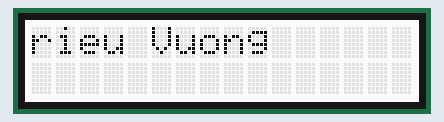
Simulated run of this sketch. Board: Arduino Uno, built with avr-gcc and run on an emulated ATmega328P. Parts: 16×2 character LCD.

Above: at 0.1 s.
At 8.3 s:
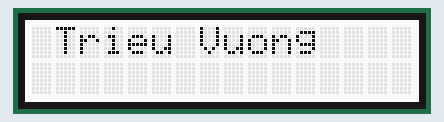
At 11.4 s:
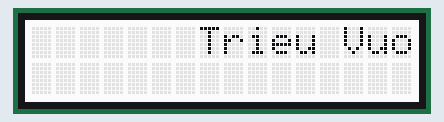
At 15.0 s:
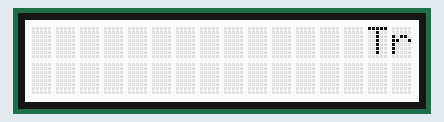
At 25.2 s:
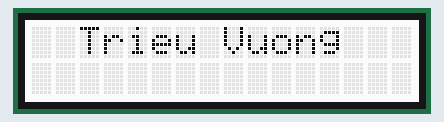
At 31.9 s:
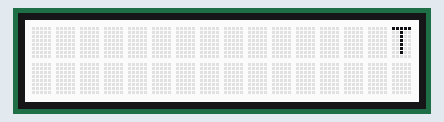

Measured:
- what the display in image 1 shows lasts 0.5 s, from 8.3 s to 8.8 s

The sketch:

10_26_scrollWithoutFunction.ino
```cpp
#include <Wire.h>
#include "rgb_lcd.h"

rgb_lcd lcd;
byte empty[] = {
  B00000,
  B00000,
  B00000,
  B00000,
  B00000,
  B00000,
  B00000,
  B00000
};
void setup() {
  // put your setup code here, to run once:
  lcd.begin(16, 2);
  lcd.createChar(1, empty);
}

void loop() {
  // put your main code here, to run repeatedly:
  String text = "Trieu Vuong";
  for(int i = -16;i<0;i++)
    {
      lcd.setCursor(i,0);
      lcd.print(text);

    //lcd.setCursor(i-1, 0);
    //lcd.write(1);
      delay(500);
    }
    for(int i = 1;i<=16;i++)
    {
      lcd.setCursor(i,0);
      lcd.print(text);

    lcd.setCursor(i-1, 0);
    lcd.write(1);
      delay(500);
    }
}
```
